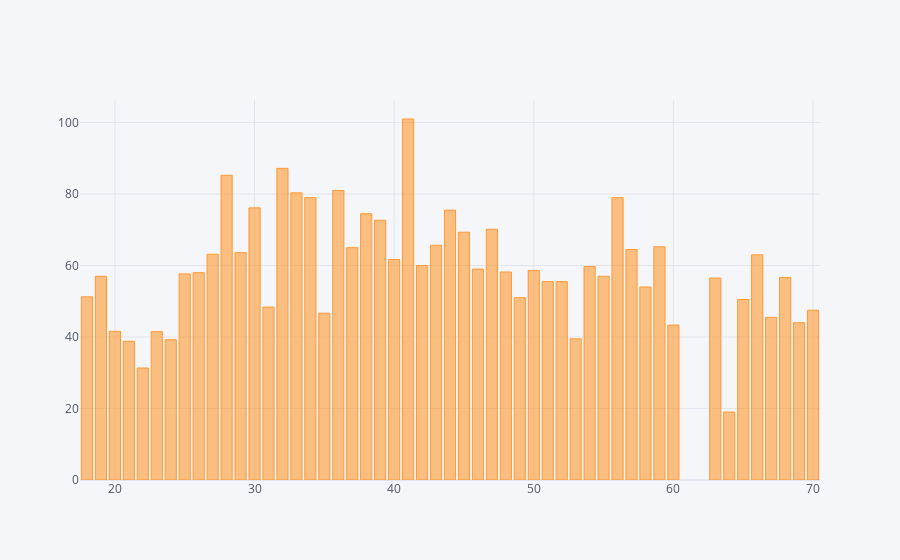

The code cell stored with this chart in its notebook:
### Code cell
df.groupby("age")['annual_income_(k$)'].mean().sort_values(ascending=False).iplot(kind='bar');

### Figure 1 — Plotly figure (JSON) as saved in the notebook; plotly's stock layout.template omitted (floating-point values rounded to 4 significant figures)
{"data": [{"marker": {"color": "rgba(255, 153, 51, 0.6)", "line": {"color": "rgba(255, 153, 51, 1.0)", "width": 1}}, "name": "annual_income_(k$)", "orientation": "v", "text": "", "type": "bar", "x": [41, 32, 28, 36, 33, 56, 34, 30, 44, 38, 39, 47, 45, 43, 59, 37, 57, 29, 27, 66, 40, 42, 54, 46, 50, 48, 26, 25, 19, 55, 68, 63, 51, 52, 58, 18, 49, 65, 31, 70, 35, 67, 69, 60, 20, 23, 53, 24, 21, 22, 64], "y": [101, 87.18, 85.25, 81, 80.33, 79, 79, 76.14, 75.5, 74.5, 72.67, 70.17, 69.33, 65.67, 65.25, 65, 64.5, 63.6, 63.17, 63, 61.67, 60, 59.75, 59, 58.6, 58.2, 58, 57.67, 57, 57, 56.67, 56.5, 55.5, 55.5, 54, 51.25, 51, 50.5, 48.38, 47.5, 46.67, 45.5, 44, 43.33, 41.6, 41.5, 39.5, 39.25, 38.8, 31.33, 19]}], "layout": {"legend": {"bgcolor": "#F5F6F9", "font": {"color": "#4D5663"}}, "paper_bgcolor": "#F5F6F9", "plot_bgcolor": "#F5F6F9", "title": {"font": {"color": "#4D5663"}}, "xaxis": {"gridcolor": "#E1E5ED", "showgrid": true, "tickfont": {"color": "#4D5663"}, "title": {"font": {"color": "#4D5663"}, "text": ""}, "zerolinecolor": "#E1E5ED"}, "yaxis": {"gridcolor": "#E1E5ED", "showgrid": true, "tickfont": {"color": "#4D5663"}, "title": {"font": {"color": "#4D5663"}, "text": ""}, "zerolinecolor": "#E1E5ED"}}}
